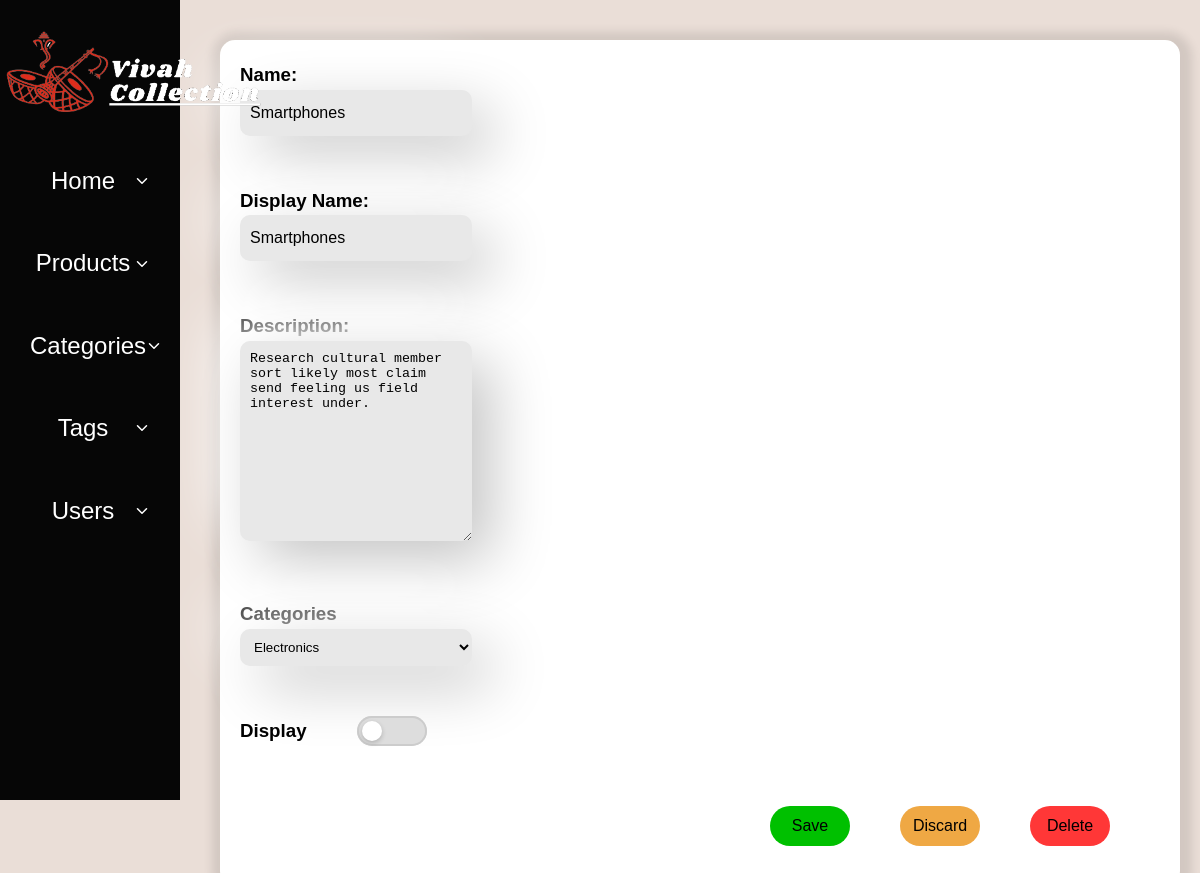
Screenshot of /dashboard/tag/1 (signed in) with the database file from the repository.
### inventory/models.py (models this page shows, shortened)
class ProductCategory(models.Model):
    category_id = models.AutoField(primary_key=True)
    name = models.CharField(max_length=200)
    display_name = models.CharField(max_length=200)
    description = models.TextField(blank=True, null=True)
    display = models.BooleanField(blank=False,default=True)
    main_category = models.ForeignKey(Category,on_delete=models.PROTECT,related_name="parent_category")

### dashboard/views.py (the view)
# urls.py: path('dashboard/tag/<str:id>',tag,name='Dtag'),
@login_required(login_url='login')
def tag(request: Request,id):
    tags = get_tags(id)
    categories = get_categories()
    context = {
        'tags': tags,
        'categories':categories
    }
    return render(request,'dashboard/tags/tag.html',context=context)

### inventory/models.py (called while the page is built)
    def __str__(self):
        return self.name

### inventory/utils.py (called while the page is built)
def get_categories(id:int = None):
    if id:
        categories = Category.objects.all().filter(category_id=id)
    else:
        categories = Category.objects.all()
    return categories

def get_tags(id:int=None):
    if id != None:
        tags = ProductCategory.objects.all().filter(category_id=id)
    else:
        tags = ProductCategory.objects.all()
    return tags

### templates/dashboard/tags/tag.html (shortened to what this page needs)
{% extends "dashboard/dashboard.html" %}
{% block link %}
{% load static %}
<link rel="stylesheet" href="{% static "css/dashboard/category.css" %}">
<link rel="stylesheet" href="{% static "css/dashboard/product.css" %}">
{% endblock link %}
{% block dashboard-containt %}
<form action="{% url "add-tag" %}" method="POST">
    <div class="container">
        {% for tag in tags %}
        <div class="category-info">
            <div class="product-name">
                <h3>Name:</h3>
                <input type="text" name="tag_name_input" id="tag_name_input" value={{tag.name}} class="input" required>
            </div>
            <div class="product-name">
                <h3>Display Name:</h3>
                <input type="text" name="tag_displayName_input" id="tag_displayName_input" value={{tag.display_name}} class="input" required>
            </div>
            <div class="product-description">
                <h3>Description:</h3>
                <textarea name="tag_description_input" id="tag_description_input" class="input">{{tag.description}}</textarea>
            </div>
            <div class="product-tag">
                <h3>Categories</h3>
                <select name="tag_category" id="tag_category" class="input">
                    {% for category in categories %}
                    {% if tag.main_category.category_id == category.category_id  %}
                    <option value="{{category.category_id}}" selected>{{category}}</option>
                    {% else %}
                    <option value="{{category.category_id}}">{{category}}</option>
                    {% endif %}
                    {% endfor %}
                </select>
            </div>
            <div class="product-featured">
                <h3>Display</h3>
                <label class="toggle-switch">
                    <div class="toggle-switch-background">
                    <div class="toggle-switch-handle"></div>
                    </div>
                </label>
            </div>
        </div>
        <div class="function-buttons-container">
            <div class="delete">
                <a href="{% url "DeleteTag" tag.category_id%}"><button type="button" class="function-button">Delete</button></a>
            </div>
            <div class="discard">
                <a href="{% url "dashboard-tags" %}"><button type="button" class="function-button">Discard</button></a>
            </div>
            <div class="save">
                <button type="submit" class="function-button">Save</button>
            </div>
        </div>
        {% endfor %}
    </form>
</div>
{% endblock %}

### static/css/dashboard/dashboard.css (style rules this page uses)
* { padding: 0; margin: 0; }

### static/css/base.css (style rules this page uses)
* { margin: 0; padding: 0; }
:root { --hoockers-green_20: hsl(148, 20%, 38%, 0.2); --pale-spring-bud: hsl(60, 68%, 85%); --hoockers-green: hsl(148, 20%, 38%); --spanish-gray: hsl(0, 0%, 61%); --light-gray: hsl(0, 0%, 80%); --cultured-1: hsl(0, 0%, 97%); --cultured-2: hsl(60, 6%, 93%); --gray-web: hsl(0, 0%, 49%); --white_30: hsl(0, 0%, 100%, 0.3); --black_70: hsla(0, 0%, 0%, 0.7); --black_50: hsla(0, 0%, 0%, 0.5); --black_15: hsla(0, 0%, 0%, 0.15); --black_10: hsla(0, 0%, 0%, 0.1); --black_5: hsla(0, 0%, 0%, 0.05); --white: hsl(0, 0%, 100%); --black: hsl(0, 0%, 0%); --sonic-silver: hsl(0, 0%, 47%); --eerie-black: hsl(0, 0%, 13%); --salmon-pink: hsl(353, 100%, 78%); --sandy-brown: hsl(29, 90%, 65%); --bittersweet: hsl(0, 100%, 70%); --ocean-green: hsl(152, 51%, 52%); --davys-gray: hsl(0, 0%, 33%); --cultured: hsl(0, 0%, 93%); --onyx: hsl(0, 0%, 27%); --border-radius-md: 10px; --border-radius-sm: 5px; --gradient: linear-gradient(to right, transparent 50%, var(--white_30) 100%); --ff-urbanist: 'Urbanist', sans-serif; --fs-1: 4.8rem; --fs-2: 4rem; --fs-3: 3.4rem; --fs-4: 2.4rem; --fs-5: 2rem; --fs-6: 1.8rem; --fs-7: 1.5rem; --fs-8: 1.4rem; --fs-9: 1.3rem; --fw-400: 400; --fw-500: 500; --fw-600: 600; --fw-700: 700; --fw-800: 800; --weight-300: 300; --weight-400: 400; --weight-500: 500; --weight-600: 600; --weight-700: 700; --section-padding: 35px; --shadow-1: 0 8px 16px var(--black_15); --shadow-2: 0 4px 10px var(--black_5); --radius-3: 3px; --transition-1: 0.25s ease; --transition-2: 0.5s ease; --transition-3: 1s ease; --cubic-in: cubic-bezier(0.51, 0.03, 0.64, 0.28); --cubic-out: cubic-bezier(0.33, 0.85, 0.4, 0.96); --transition-timing: 0.2s ease; }
*, *::before, *::after { margin: 0; padding: 0; box-sizing: border-box; }
a, img, span, input, button, ion-icon { display: block; }
a { text-decoration: none; color: inherit; }
input, button { background: none; border: none; font: inherit; }
input { width: 100%; }
button { cursor: pointer; }
html { font-family: var(--ff-urbanist); font-size: 10px; scroll-behavior: smooth; }
body { background-color: var(--white); color: var(--gray-web); font-size: 1.6rem; font-weight: var(--fw-500); line-height: 1.6; }
.container { padding-inline: 15px; }

### static/css/dashboard/category.css (style rules this page uses)
.category-info { display: flex; flex-direction: column; justify-content: center; height: 100%; width: 100%; gap: 50px; }

### static/css/dashboard/product.css (style rules this page uses)
.container { box-shadow: 2px 2px 10px 10px rgba(0, 0, 0, 0.1); margin: 40px; padding: 20px; background-color: #fff; width: 80vw; border-radius: 15px; height: auto; display: grid; grid-template-areas: "product_image product_info product_description" "product_gallary product_gallary product_gallary" "buttons buttons buttons"; gap: 20px }
h3 { color: black; }
.input { border: none; padding: 1rem; border-radius: 1rem; background: #e8e8e8; box-shadow: 20px 20px 60px #c5c5c5, -20px -20px 60px #ffffff; transition: 0.3s; width: 60%; }
.product-featured { display: flex; gap: 50px; align-items: center; }
.toggle-switch { position: relative; display: inline-block; width: 70px; height: 30px; cursor: pointer; }
.toggle-switch-background { position: absolute; top: 0; left: 0; width: 100%; height: 100%; background-color: #ddd; border-radius: 20px; box-shadow: inset 0 0 0 2px #ccc; transition: background-color 0.3s ease-in-out; }
.toggle-switch-handle { position: absolute; top: 5px; left: 5px; width: 20px; height: 20px; background-color: #fff; border-radius: 50%; box-shadow: 0 2px 5px rgba(0, 0, 0, 0.2); transition: transform 0.3s ease-in-out; }
.toggle-switch::before { content: ""; position: absolute; top: -25px; right: -35px; font-size: 12px; font-weight: bold; color: #aaa; text-shadow: 1px 1px #fff; transition: color 0.3s ease-in-out; }
textarea { width: 300px; height: 200px; }
.function-buttons-container { grid-area: buttons; margin: 20px 50px; display: flex; flex-direction: row-reverse; gap: 50px; }
.function-button { background-color: rgb(0, 192, 0); height: 40px; width: 80px; border-radius: 20px; }
.discard .function-button { background: rgb(239, 168, 68); }
.delete .function-button { background: rgb(255, 55, 55); }

### rows the page displays
ProductCategory: tag_name_input "Smartphones", tag_displayName_input "Smartphones", tag_description_input "Research cultural member sort likely most claim send feeling us field interest under."

### other values shown
form field tag_category "Electronics"
